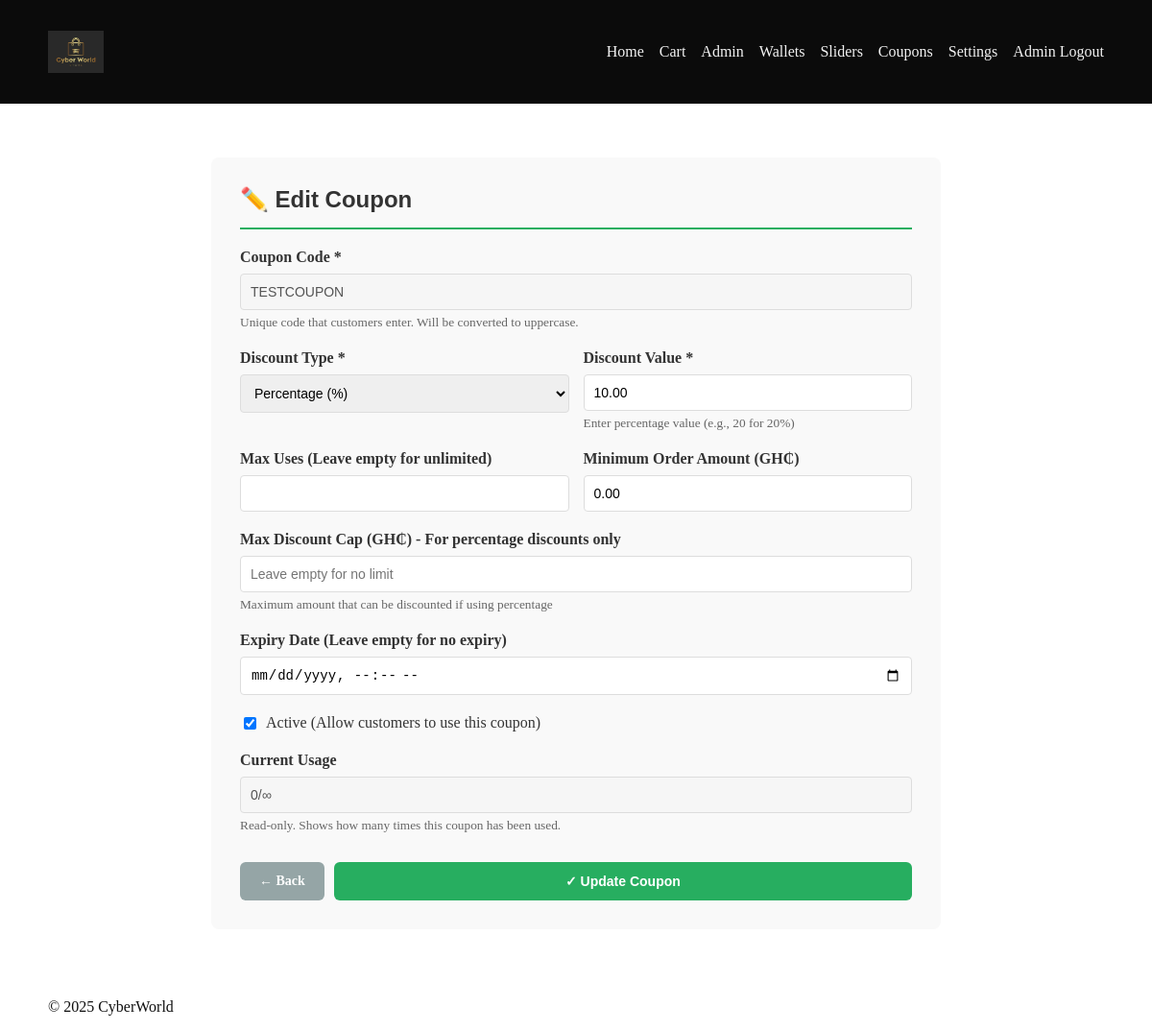
Page /admin/coupon/edit/3 (signed in) on the committed database.
### app.py (models this page shows, shortened)
class Settings(db.Model):
    id = db.Column(db.Integer, primary_key=True)
    logo_image = db.Column(db.String(300), default='/static/images/logo.svg')
    banner1_image = db.Column(db.String(300), default='/static/images/ads1.svg')
    banner2_image = db.Column(db.String(300), default='/static/images/ads2.svg')
    bg_image = db.Column(db.String(300), default='/static/images/product-bg.svg')
    primary_font = db.Column(db.String(100), default='Arial, sans-serif')
    secondary_font = db.Column(db.String(100), default='Verdana, sans-serif')
    primary_color = db.Column(db.String(7), default='#27ae60')
    secondary_color = db.Column(db.String(7), default='#2c3e50')
    updated_at = db.Column(db.DateTime, default=lambda: __import__('datetime').datetime.utcnow(), onupdate=lambda: __import__('datetime').datetime.utcnow())

class Coupon(db.Model):
    id = db.Column(db.Integer, primary_key=True)
    code = db.Column(db.String(50), unique=True, nullable=False, index=True)
    discount_type = db.Column(db.String(20), default='percent')  # 'percent' or 'fixed'
    discount_value = db.Column(db.Numeric(10, 2), nullable=False)
    max_uses = db.Column(db.Integer, default=None)  # None = unlimited
    current_uses = db.Column(db.Integer, default=0)
    min_amount = db.Column(db.Numeric(10, 2), default=0)  # Minimum order amount
    max_discount = db.Column(db.Numeric(10, 2), default=None)  # Max discount cap for percent
    expiry_date = db.Column(db.DateTime, default=None)  # None = no expiry
    is_active = db.Column(db.Boolean, default=True)
    created_at = db.Column(db.DateTime, default=lambda: __import__('datetime').datetime.utcnow())
    card_size = db.Column(db.String(20), default='medium')  # small, medium, large

### app.py (the view, shortened to what this page needs)
@app.route('/admin/coupon/edit/<int:cid>', methods=['GET', 'POST'])
@login_required
def admin_coupon_edit(cid):
    if not hasattr(current_user, 'username'):
        flash('Admin access required.', 'danger')
        return redirect(url_for('index'))
    coupon = Coupon.query.get_or_404(cid)
    return render_template('admin_coupon_edit.html', coupon=coupon)

### app.py (called while the page is built)
@login_manager.user_loader
def load_user(user_id):
    try:
        user_id = int(user_id)
        admin = AdminUser.query.get(user_id)
        if admin:
            return admin
        customer = User.query.get(user_id)
        if customer:
            return customer
    except Exception:
        pass
    return None

def get_settings():
    settings = Settings.query.first()
    if not settings:
        settings = Settings()
        db.session.add(settings)
        db.session.commit()
    return settings

@app.context_processor
def inject_now():
    from datetime import datetime
    settings = get_settings()
    return {"now": datetime.utcnow(), "PAYSTACK_PUBLIC": PAYSTACK_PUBLIC, "settings": settings}

### templates/admin_coupon_edit.html (shortened to what this page needs)
{% extends 'base.html' %}
{% block content %}
<div class="form-container">
    <h2>{% if coupon %}✏️ Edit Coupon{% else %}🎟️ Create Coupon{% endif %}</h2>
    <form method="post">
        <div class="form-group">
            <label for="code">Coupon Code *</label>
            <input type="text" id="code" name="code" value="{{ coupon.code if coupon else '' }}" required placeholder="e.g., SAVE20" {% if coupon %}disabled{% endif %} />
            <small>Unique code that customers enter. Will be converted to uppercase.</small>
        </div>
        <div class="form-row">
            <div class="form-group">
                <label for="discount_type">Discount Type *</label>
                <select id="discount_type" name="discount_type" required onchange="updateDiscountLabel()">
                    <option value="percent" {% if coupon and coupon.discount_type == 'percent' %}selected{% endif %}>Percentage (%)</option>
                </select>
            </div>
            <div class="form-group">
                <label for="discount_value">Discount Value *</label>
                <input type="number" id="discount_value" name="discount_value" value="{{ coupon.discount_value if coupon else '' }}" required step="0.01" placeholder="e.g., 20 or 50" />
                <small id="discount-hint">Max discount percentage</small>
            </div>
        </div>
        <div class="form-row">
            <div class="form-group">
                <label for="max_uses">Max Uses (Leave empty for unlimited)</label>
                <input type="number" id="max_uses" name="max_uses" value="{{ coupon.max_uses if coupon and coupon.max_uses else '' }}" min="1" />
            </div>
            <div class="form-group">
                <label for="min_amount">Minimum Order Amount (GH₵)</label>
                <input type="number" id="min_amount" name="min_amount" value="{{ coupon.min_amount if coupon else '0' }}" step="0.01" min="0" />
            </div>
        </div>
        <div class="form-group">
            <label for="max_discount">Max Discount Cap (GH₵) - For percentage discounts only</label>
            <input type="number" id="max_discount" name="max_discount" value="{{ coupon.max_discount if coupon and coupon.max_discount else '' }}" step="0.01" placeholder="Leave empty for no limit" />
            <small>Maximum amount that can be discounted if using percentage</small>
        </div>
        <div class="form-group">
            <label for="expiry_date">Expiry Date (Leave empty for no expiry)</label>
            <input type="datetime-local" id="expiry_date" name="expiry_date" value="{% if coupon and coupon.expiry_date %}{{ coupon.expiry_date.strftime('%Y-%m-%dT%H:%M') }}{% endif %}" />
        </div>
        {% if coupon %}
        <div class="form-group checkbox-group">
            <input type="checkbox" id="is_active" name="is_active" {% if coupon.is_active %}checked{% endif %} />
            <label for="is_active">Active (Allow customers to use this coupon)</label>
        </div>
        <div class="form-group">
            <label>Current Usage</label>
            <input type="text" value="{{ coupon.current_uses }}/{% if coupon.max_uses %}{{ coupon.max_uses }}{% else %}∞{% endif %}" disabled />
            <small>Read-only. Shows how many times this coupon has been used.</small>
        </div>
        {% else %}
        <input type="hidden" name="is_active" value="on" />
        {% endif %}
        <div class="btn-container">
            <a href="/admin/coupons" class="btn btn-secondary">← Back</a>
            <button type="submit" class="btn btn-primary">{% if coupon %}✓ Update Coupon{% else %}✓ Create Coupon{% endif %}</button>
        </div>
    </form>
</div>
{% endblock %}

### templates/base.html (shortened to what this page needs)
<!doctype html>
<html lang="en">
  <head>
    <link rel="stylesheet" href="/static/css/style.css">
  </head>
  <body>
    <header class="site-header">
      <div class="container">
        <div class="brand">
          <a href="/" class="logo-link">
            <img src="{{ settings.logo_image }}" alt="CyberWorld" class="logo-img" />
          </a>
        </div>
        <nav class="main-nav">
          <a href="/">Home</a>
          <a href="/cart">Cart</a>
          {% if current_user.is_authenticated %}
            {% if current_user.username is defined %}
              <a href="/admin">Admin</a>
              <a href="/admin/wallets">Wallets</a>
              <a href="/admin/sliders">Sliders</a>
              <a href="/admin/coupons">Coupons</a>
              <a href="/admin/settings">Settings</a>
              <a href="/admin/logout">Admin Logout</a>
            {% else %}
              <span style="margin-left: 1rem; color: #fff;">{{ current_user.email }}</span>
              <a href="/logout">Logout</a>
            {% endif %}
          {% else %}
            <a href="/register">Register</a>
            <a href="/login">Customer Login</a>
            <a href="/admin/login">Admin</a>
          {% endif %}
        </nav>
      </div>
    </header>
    <main class="container">
      {% block content %}{% endblock %}
    </main>
    <footer class="site-footer">
      <div class="container">© {{ now.year }} CyberWorld</div>
    </footer>
  </body>
</html>

### static/css/style.css (style rules this page uses)
body { font-family: system-ui, -apple-system, 'Segoe UI', Roboto, Arial; margin:0; color:#111; }
.container { max-width: 1100px; margin: 0 auto; padding: 1rem; }
.site-header { background: #0b0b0b; color: #fff; padding: 1rem 0; }
.site-header .container { display:flex; justify-content:space-between; align-items:center; }
.site-header a { color: inherit; text-decoration: none; }
.btn { display:inline-block; padding: .4rem .8rem; border-radius:6px; background:#111; color:#fff; text-decoration:none; border:none; cursor:pointer; }
.logo-img { height:44px; display:block; }
.site-header .main-nav { display:flex; gap:1rem; align-items:center; }
.site-header .main-nav a { color: #fff; opacity: 0.95; }

### templates/admin_coupon_edit.html (style rules this page uses)
.form-container { max-width: 700px; margin: 40px auto; padding: 30px; background: #f9f9f9; border-radius: 8px; }
.form-container h2 { color: #333; margin-top: 0; border-bottom: 2px solid #27ae60; padding-bottom: 15px; }
.form-group { margin-bottom: 20px; }
.form-group label { display: block; margin-bottom: 8px; color: #333; font-weight: 600; }
.form-group input, .form-group select { width: 100%; padding: 10px; border: 1px solid #ddd; border-radius: 4px; font-size: 14px; box-sizing: border-box; }
.form-group small { display: block; color: #666; margin-top: 5px; }
.form-row { display: grid; grid-template-columns: 1fr 1fr; gap: 15px; }
.checkbox-group { display: flex; align-items: center; }
.checkbox-group input[type="checkbox"] { margin-right: 10px; width: auto; }
.checkbox-group label { margin: 0; font-weight: normal; }
.btn-container { display: flex; gap: 10px; margin-top: 30px; }
.btn { padding: 12px 20px; border-radius: 6px; font-size: 14px; font-weight: bold; cursor: pointer; border: none; text-decoration: none; display: inline-block; }
.btn-primary { background: #27ae60; color: white; flex: 1; }
.btn-secondary { background: #95a5a6; color: white; }

### rows in the picture
Settings: logo_image (picture)
Coupon: code "TESTCOUPON", discount_type "Percentage (%)", discount_value "10.00", min_amount "0.00", is_active "☑", current_uses "0/∞"
